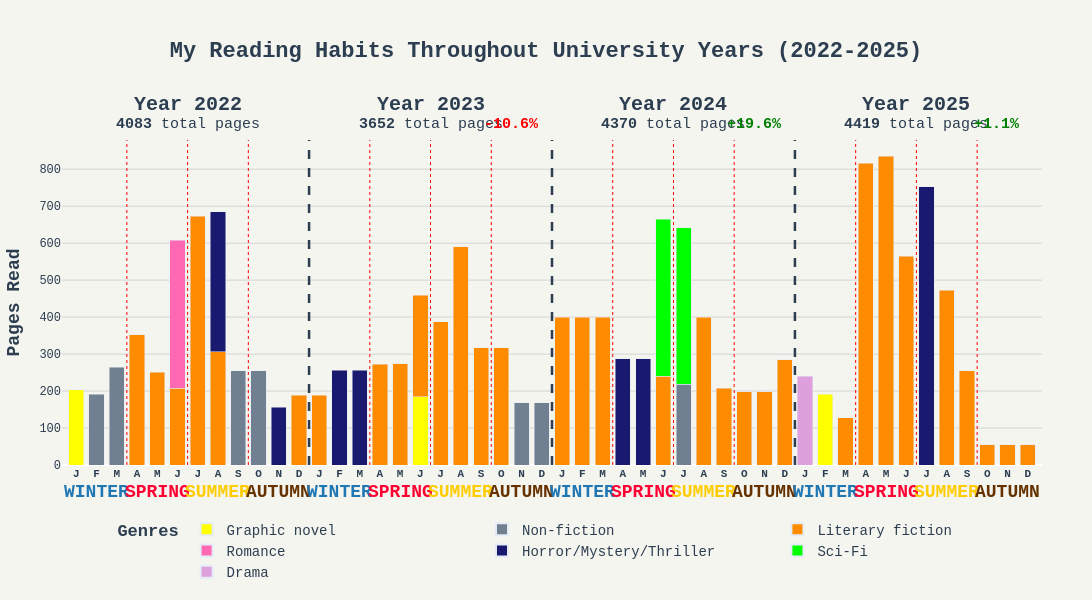

The code cell stored with this chart in its notebook:
### Markdown cell above
### A Comprehensive View of My Reading Habits Throughout University Years
In this final analysis I want to answer the last question:

**3. In which months do I read the most? Can I find some patterns?**

By doing so I want to integrate also the results from the previous charts in a comprehensive stacked bar chart. In the following graph it is possible to visualize the distribution of pages read in each month of the last four years. Inside the monthly bar different genres are distinguished by color. The navy blue dotted line represents the scansion of the years while the red one distinguishes the different seasons inside each year. This distinction allows ond to interpret the data considering the temporal period.

### Code cell
import pandas as pd
import plotly.express as px

df_full['Date'] = pd.to_datetime(df_full['Year'].astype(str) + '-' + df_full['Month'], format='%Y-%B')
df_full = df_full.sort_values('Date')
df_full['Month_Year'] = df_full['Date'].dt.strftime('%b %y')
df_full['Full_Month_Name'] = df_full['Date'].dt.strftime('%B %Y')
df_timeline = df_full.groupby(['Date', 'Month_Year', 'Full_Month_Name', 'Genre'])['Pages'].sum().reset_index()
ordered_labels = df_timeline.sort_values('Date')['Month_Year'].unique()

monthly_tot = df_timeline.groupby('Month_Year')['Pages'].transform('sum')
df_timeline['Percentage'] = (df_timeline['Pages'] / monthly_tot * 100).round(1)

df_timeline['Year_int'] = pd.to_datetime(df_timeline['Month_Year'], format='%b %y').dt.year

df_timeline = df_timeline.merge(
    df_proportions[['Year', 'Genre', 'Percentage']].rename(columns={'Percentage': 'Annual_Genre_Pct'}),
    left_on=['Year_int', 'Genre'],
    right_on=['Year', 'Genre'],
    how='left'
).drop(columns='Year')

def get_season_info(month_year_str):
    m = month_year_str.split(' ')[0]
    if m in ['Dec', 'Jan', 'Feb']: return 'WINTER', '#1f77b4'
    if m in ['Mar', 'Apr', 'May']: return 'SPRING', '#FF0033'
    if m in ['Jun', 'Jul', 'Aug']: return 'SUMMER', '#FFCC00'
    return 'AUTUMN', '#663300'

def get_month_initial_bold(month_year_str):
    return f"<b>{month_year_str[0]}</b>"

final_chart = px.bar(
    df_timeline, x="Month_Year", y="Pages", color="Genre",
    custom_data=["Full_Month_Name", "Percentage", "Genre", "Annual_Genre_Pct"],
    color_discrete_map=color_map,
    category_orders={"Month_Year": list(ordered_labels)}
)

final_chart.update_layout(
    font=dict(family="Courier New, monospace", color="#2C3E50"),
    
    xaxis=dict(
        title="",
        tickmode='array',
        tickvals=list(ordered_labels),
        ticktext=[get_month_initial_bold(m) for m in ordered_labels],
        tickangle=0,
        tickfont=dict(size=11),
        type='category'
    ),
    yaxis=dict(
        title="<b>Pages Read</b>", 
        gridcolor='lightgrey',
        tickfont=dict(color="#2C3E50"),
        title_font=dict(color="#2C3E50", size=18)
    ),
    bargap=0.25,
    
    autosize=True,
    width=1420,                 
    height=600, 
    plot_bgcolor='white',
    barmode='stack',
    
    legend=dict(
        title="<b>Genres</b>",
        orientation="h",
        entrywidth=0.3, 
        entrywidthmode="fraction", 
        y=-0.15,
        x=0.55,                 
        xanchor="center",
        font=dict(size=14),
        itemsizing='constant'
    ),
   
    margin=dict(b=110, t=80, l=60, r=40),
    hoverlabel=dict(
        bgcolor="white",
        font_size=14,
        font_family="Courier New, monospace",
        font_color="black"
    )
)

annual_stats = yearly_trend.set_index('Year')['Pages'].to_dict()
years_sorted = sorted(annual_stats.keys())
annual_delta = {}
for i, y in enumerate(years_sorted):
    if i > 0:
        prev = annual_stats[years_sorted[i-1]]
        annual_delta[y] = round((annual_stats[y] - prev) / prev * 100, 1)
    else:
        annual_delta[y] = None

for i, label in enumerate(ordered_labels):
    season_name, season_color = get_season_info(label)
    
    if i % 3 == 1: 
        final_chart.add_annotation(
            x=i, y=-0.12, yref="paper",
            text=f"<b>{season_name}</b>",
            showarrow=False, 
            font=dict(size=18, color=season_color)
        )

    if i % 3 == 0 and i > 0 and i % 12 != 0:
        final_chart.add_vline(x=i-0.5, line_width=1, line_dash="dot", line_color="red")
    
    if i % 12 == 0:
        x_pos = i - 0.5
        year_str = label.split(' ')[1] 
        year_full = int(f"20{year_str}")

        total_pages = annual_stats.get(year_full, 0)

        if i > 0:
            final_chart.add_vline(x=x_pos, line_width=2.5, line_dash="dash", line_color="#2C3E50")
        
        final_chart.add_annotation(
            x=i + 5.5, y=1.15, yref="paper",
            text=f"<b>Year {year_full}</b>",
            showarrow=False, 
            font=dict(size=20, color="#2C3E50")
        )

        delta = annual_delta.get(year_full)
        if delta is not None:
            sign = "+" if delta > 0 else ""
            delta_color = "green" if delta > 0 else "red"
        else:
            sign, delta_color = "", "#2C3E50"

        final_chart.add_annotation(
            x=i + 5.5, y=1.08, yref="paper",
            text=f"<b>{int(total_pages)}</b> total pages", 
            showarrow=False, 
            font=dict(size=15, color="#2C3E50")
        )

        if delta is not None:
            final_chart.add_annotation(
                x=i + 9.5, y=1.08, yref="paper",
                text=f"<b>{sign}{delta}%</b>",
                showarrow=False,
                font=dict(size=15, color=delta_color)
            )

final_chart.update_traces(
    hovertemplate=(
    "<b>%{customdata[0]}</b><br>"
    "<b>%{customdata[2]}</b><br>"
    "Pages: <b>%{y}</b><br>"
    "Monthly share: <b>%{customdata[1]}%</b><br>"
    "Annual share: <b>%{customdata[3]}%</b>"
    "<extra></extra>"
),
    hoverlabel=dict(
        bgcolor="#F5DEB3",      
        bordercolor="black",    
        font_size=14,           
        font_family="Courier New, monospace",
        font_color="black",
    ),
)
final_chart.update_xaxes(fixedrange=True)
final_chart.update_yaxes(fixedrange=True)

final_chart.update_layout(
    plot_bgcolor='#F5F5F0', 
    paper_bgcolor='#F5F5F0', 
)


html_layout = """
<html>
<head>
    <meta charset="utf-8" />
    <meta name="viewport" content="width=device-width, initial-scale=1.0">
    <style>
        html, body {{
            margin: 0;
            padding: 0;
            width: 100%;
            background-color: #F5F5F0;
            overflow_x: auto; 
            overflow_y: auto;
        }}
        
        .main-wrapper {{
            display: flex; 
            flex-direction: column; 
            align-items: center; 
            width: 100%; 
            min-width: 1420px;
            padding: 25px 15px; 
            box-sizing: border-box;
        }}

        .text-header {{
            text-align: center; 
            width: 1420px; 
            margin-bottom: 25px;
            box-sizing: border-box;
        }}

        .chart-container {{
            width: 1420px;
            margin: 0 auto;
            box-sizing: border-box;
        }}
    </style>
</head>
<body>
    <div class="main-wrapper">
        
        <div class="text-header">
            <h1 style="font-family: 'Courier New', monospace; font-size: 28px; color: #2C3E50; font-weight: bold; margin: 0 0 25px 0;">
                My Reading Habits Throughout University Years (2022-2025)
            </h1>

            <div style="font-family: 'Courier New', monospace; font-size: 16px; color: #2C3E50; font-weight: 500; text-align: center; line-height: 1.4; margin: 0; padding-right: 100px; padding-left: 100px;">
                An interactive <b><i>stacked bar chart</i></b> presenting an in-depth analysis of personal reading habits throughout university years.
                The data reveals a progressive <span style="color: green;"><b><i>increase</b></span> in annual reading volumes, it highlights distinct <b><i>seasonal fluctuations</i></b>, characterized by peaks during spring and summer
                and lows in autumn and winter. Finally, the visualization proves a preference for <span style="color: #FF8C00;"><b><i>Literary Fiction</b></span> which remains a constant genre across the entire timeframe.
            </div>
        </div>

        <div class="chart-container">
            {plot_div}
        </div>
        
    </div>
</body>
</html>
"""

plot_div = final_chart.to_html(full_html=False, include_plotlyjs='cdn', config={'responsive': True})


final_chart.update_layout(
    margin=dict(t=140), 
    title=dict(
        text="<b>My Reading Habits Throughout University Years (2022-2025)</b>",
        x=0.5,
        y=0.93,     
        xanchor="center",
        yanchor="top",      
        font=dict(size=22, color="#2C3E50")
    )
)

final_chart.show()

with open("My_Reading_Habits.html", "w", encoding="utf-8") as f:
    f.write(html_layout.format(plot_div=plot_div))

### Figure 1 — Plotly figure (JSON) as saved in the notebook; plotly's stock layout.template omitted (floating-point values rounded to 4 significant figures)
{"data": [{"customdata": [["January 2022", 100, "Graphic novel", 5], ["June 2023", 40.3, "Graphic novel", 5.1], ["February 2025", 100, "Graphic novel", 4.3]], "hoverlabel": {"bgcolor": "#F5DEB3", "bordercolor": "black", "font": {"color": "black", "family": "Courier New, monospace", "size": 14}}, "hovertemplate": "<b>%{customdata[0]}</b><br><b>%{customdata[2]}</b><br>Pages: <b>%{y}</b><br>Monthly share: <b>%{customdata[1]}%</b><br>Annual share: <b>%{customdata[3]}%</b><extra></extra>", "legendgroup": "Graphic novel", "marker": {"color": "#FFFF00", "pattern": {"shape": ""}}, "name": "Graphic novel", "orientation": "v", "showlegend": true, "textposition": "auto", "type": "bar", "x": ["Jan 22", "Jun 23", "Feb 25"], "xaxis": "x", "y": [204.0, 185.0, 192.0], "yaxis": "y"}, {"customdata": [["February 2022", 100, "Non-fiction", 23.7], ["March 2022", 100, "Non-fiction", 23.7], ["September 2022", 100, "Non-fiction", 23.7], ["October 2022", 100, "Non-fiction", 23.7], ["November 2023", 100, "Non-fiction", 9.2], ["December 2023", 100, "Non-fiction", 9.2], ["July 2024", 34, "Non-fiction", 5]], "hoverlabel": {"bgcolor": "#F5DEB3", "bordercolor": "black", "font": {"color": "black", "family": "Courier New, monospace", "size": 14}}, "hovertemplate": "<b>%{customdata[0]}</b><br><b>%{customdata[2]}</b><br>Pages: <b>%{y}</b><br>Monthly share: <b>%{customdata[1]}%</b><br>Annual share: <b>%{customdata[3]}%</b><extra></extra>", "legendgroup": "Non-fiction", "marker": {"color": "#708090", "pattern": {"shape": ""}}, "name": "Non-fiction", "orientation": "v", "showlegend": true, "textposition": "auto", "type": "bar", "x": ["Feb 22", "Mar 22", "Sep 22", "Oct 22", "Nov 23", "Dec 23", "Jul 24"], "xaxis": "x", "y": [192.0, 265.0, 254.5, 254.5, 168.0, 168.0, 218.0], "yaxis": "y"}, {"customdata": [["April 2022", 100, "Literary fiction", 48.5], ["May 2022", 100, "Literary fiction", 48.5], ["June 2022", 34.2, "Literary fiction", 48.5], ["July 2022", 100, "Literary fiction", 48.5], ["August 2022", 44.7, "Literary fiction", 48.5], ["December 2022", 100, "Literary fiction", 48.5], ["January 2023", 100, "Literary fiction", 71.7], ["April 2023", 100, "Literary fiction", 71.7], ["May 2023", 100, "Literary fiction", 71.7], ["June 2023", 59.7, "Literary fiction", 71.7], ["July 2023", 100, "Literary fiction", 71.7], ["August 2023", 100, "Literary fiction", 71.7], ["September 2023", 100, "Literary fiction", 71.7], ["October 2023", 100, "Literary fiction", 71.7], ["January 2024", 100, "Literary fiction", 62.4], ["February 2024", 100, "Literary fiction", 62.4], ["March 2024", 100, "Literary fiction", 62.4], ["June 2024", 36.1, "Literary fiction", 62.4], ["August 2024", 100, "Literary fiction", 62.4], ["September 2024", 100, "Literary fiction", 62.4], ["October 2024", 100, "Literary fiction", 62.4], ["November 2024", 100, "Literary fiction", 62.4], ["December 2024", 100, "Literary fiction", 62.4], ["March 2025", 100, "Literary fiction", 73.2], ["April 2025", 100, "Literary fiction", 73.2], ["May 2025", 100, "Literary fiction", 73.2], ["June 2025", 100, "Literary fiction", 73.2], ["August 2025", 100, "Literary fiction", 73.2], ["September 2025", 100, "Literary fiction", 73.2], ["October 2025", 100, "Literary fiction", 73.2], ["November 2025", 100, "Literary fiction", 73.2], ["December 2025", 100, "Literary fiction", 73.2]], "hoverlabel": {"bgcolor": "#F5DEB3", "bordercolor": "black", "font": {"color": "black", "family": "Courier New, monospace", "size": 14}}, "hovertemplate": "<b>%{customdata[0]}</b><br><b>%{customdata[2]}</b><br>Pages: <b>%{y}</b><br>Monthly share: <b>%{customdata[1]}%</b><br>Annual share: <b>%{customdata[3]}%</b><extra></extra>", "legendgroup": "Literary fiction", "marker": {"color": "#FF8C00", "pattern": {"shape": ""}}, "name": "Literary fiction", "orientation": "v", "showlegend": true, "textposition": "auto", "type": "bar", "x": ["Apr 22", "May 22", "Jun 22", "Jul 22", "Aug 22", "Dec 22", "Jan 23", "Apr 23", "May 23", "Jun 23", "Jul 23", "Aug 23", "Sep 23", "Oct 23", "Jan 24", "Feb 24", "Mar 24", "Jun 24", "Aug 24", "Sep 24", "Oct 24", "Nov 24", "Dec 24", "Mar 25", "Apr 25", "May 25", "Jun 25", "Aug 25", "Sep 25", "Oct 25", "Nov 25", "Dec 25"], "xaxis": "x", "y": [352.0, 251.0, 208.0, 673.0, 306.0, 188.5, 188.5, 272.0, 273.5, 273.5, 387.5, 590.5, 317.0, 317.0, 400.0, 400.0, 400.0, 240.0, 400.0, 208.0, 197.5, 197.5, 285.0, 128.0, 816.0, 835.0, 564.0, 473.0, 255.5, 54.5, 54.5, 54.5], "yaxis": "y"}, {"customdata": [["June 2022", 65.8, "Romance", 9.8]], "hoverlabel": {"bgcolor": "#F5DEB3", "bordercolor": "black", "font": {"color": "black", "family": "Courier New, monospace", "size": 14}}, "hovertemplate": "<b>%{customdata[0]}</b><br><b>%{customdata[2]}</b><br>Pages: <b>%{y}</b><br>Monthly share: <b>%{customdata[1]}%</b><br>Annual share: <b>%{customdata[3]}%</b><extra></extra>", "legendgroup": "Romance", "marker": {"color": "#FF69B4", "pattern": {"shape": ""}}, "name": "Romance", "orientation": "v", "showlegend": true, "textposition": "auto", "type": "bar", "x": ["Jun 22"], "xaxis": "x", "y": [400.0], "yaxis": "y"}, {"customdata": [["August 2022", 55.3, "Horror/Mystery/Thriller", 13.1], ["November 2022", 100, "Horror/Mystery/Thriller", 13.1], ["February 2023", 100, "Horror/Mystery/Thriller", 14], ["March 2023", 100, "Horror/Mystery/Thriller", 14], ["April 2024", 100, "Horror/Mystery/Thriller", 13.2], ["May 2024", 100, "Horror/Mystery/Thriller", 13.2], ["July 2025", 100, "Horror/Mystery/Thriller", 17]], "hoverlabel": {"bgcolor": "#F5DEB3", "bordercolor": "black", "font": {"color": "black", "family": "Courier New, monospace", "size": 14}}, "hovertemplate": "<b>%{customdata[0]}</b><br><b>%{customdata[2]}</b><br>Pages: <b>%{y}</b><br>Monthly share: <b>%{customdata[1]}%</b><br>Annual share: <b>%{customdata[3]}%</b><extra></extra>", "legendgroup": "Horror/Mystery/Thriller", "marker": {"color": "#191970", "pattern": {"shape": ""}}, "name": "Horror/Mystery/Thriller", "orientation": "v", "showlegend": true, "textposition": "auto", "type": "bar", "x": ["Aug 22", "Nov 22", "Feb 23", "Mar 23", "Apr 24", "May 24", "Jul 25"], "xaxis": "x", "y": [379.0, 156.0, 256.0, 256.0, 288.0, 288.0, 752.0], "yaxis": "y"}, {"customdata": [["June 2024", 63.9, "Sci-Fi", 19.4], ["July 2024", 66, "Sci-Fi", 19.4]], "hoverlabel": {"bgcolor": "#F5DEB3", "bordercolor": "black", "font": {"color": "black", "family": "Courier New, monospace", "size": 14}}, "hovertemplate": "<b>%{customdata[0]}</b><br><b>%{customdata[2]}</b><br>Pages: <b>%{y}</b><br>Monthly share: <b>%{customdata[1]}%</b><br>Annual share: <b>%{customdata[3]}%</b><extra></extra>", "legendgroup": "Sci-Fi", "marker": {"color": "#00FF00", "pattern": {"shape": ""}}, "name": "Sci-Fi", "orientation": "v", "showlegend": true, "textposition": "auto", "type": "bar", "x": ["Jun 24", "Jul 24"], "xaxis": "x", "y": [424.0, 424.0], "yaxis": "y"}, {"customdata": [["January 2025", 100, "Drama", 5.4]], "hoverlabel": {"bgcolor": "#F5DEB3", "bordercolor": "black", "font": {"color": "black", "family": "Courier New, monospace", "size": 14}}, "hovertemplate": "<b>%{customdata[0]}</b><br><b>%{customdata[2]}</b><br>Pages: <b>%{y}</b><br>Monthly share: <b>%{customdata[1]}%</b><br>Annual share: <b>%{customdata[3]}%</b><extra></extra>", "legendgroup": "Drama", "marker": {"color": "#DDA0DD", "pattern": {"shape": ""}}, "name": "Drama", "orientation": "v", "showlegend": true, "textposition": "auto", "type": "bar", "x": ["Jan 25"], "xaxis": "x", "y": [240.0], "yaxis": "y"}], "layout": {"annotations": [{"font": {"color": "#2C3E50", "size": 20}, "showarrow": false, "text": "<b>Year 2022</b>", "x": 5.5, "y": 1.15, "yref": "paper"}, {"font": {"color": "#2C3E50", "size": 15}, "showarrow": false, "text": "<b>4083</b> total pages", "x": 5.5, "y": 1.08, "yref": "paper"}, {"font": {"color": "#1f77b4", "size": 18}, "showarrow": false, "text": "<b>WINTER</b>", "x": 1, "y": -0.12, "yref": "paper"}, {"font": {"color": "#FF0033", "size": 18}, "showarrow": false, "text": "<b>SPRING</b>", "x": 4, "y": -0.12, "yref": "paper"}, {"font": {"color": "#FFCC00", "size": 18}, "showarrow": false, "text": "<b>SUMMER</b>", "x": 7, "y": -0.12, "yref": "paper"}, {"font": {"color": "#663300", "size": 18}, "showarrow": false, "text": "<b>AUTUMN</b>", "x": 10, "y": -0.12, "yref": "paper"}, {"font": {"color": "#2C3E50", "size": 20}, "showarrow": false, "text": "<b>Year 2023</b>", "x": 17.5, "y": 1.15, "yref": "paper"}, {"font": {"color": "#2C3E50", "size": 15}, "showarrow": false, "text": "<b>3652</b> total pages", "x": 17.5, "y": 1.08, "yref": "paper"}, {"font": {"color": "red", "size": 15}, "showarrow": false, "text": "<b>-10.6%</b>", "x": 21.5, "y": 1.08, "yref": "paper"}, {"font": {"color": "#1f77b4", "size": 18}, "showarrow": false, "text": "<b>WINTER</b>", "x": 13, "y": -0.12, "yref": "paper"}, {"font": {"color": "#FF0033", "size": 18}, "showarrow": false, "text": "<b>SPRING</b>", "x": 16, "y": -0.12, "yref": "paper"}, {"font": {"color": "#FFCC00", "size": 18}, "showarrow": false, "text": "<b>SUMMER</b>", "x": 19, "y": -0.12, "yref": "paper"}, {"font": {"color": "#663300", "size": 18}, "showarrow": false, "text": "<b>AUTUMN</b>", "x": 22, "y": -0.12, "yref": "paper"}, {"font": {"color": "#2C3E50", "size": 20}, "showarrow": false, "text": "<b>Year 2024</b>", "x": 29.5, "y": 1.15, "yref": "paper"}, {"font": {"color": "#2C3E50", "size": 15}, "showarrow": false, "text": "<b>4370</b> total pages", "x": 29.5, "y": 1.08, "yref": "paper"}, {"font": {"color": "green", "size": 15}, "showarrow": false, "text": "<b>+19.6%</b>", "x": 33.5, "y": 1.08, "yref": "paper"}, {"font": {"color": "#1f77b4", "size": 18}, "showarrow": false, "text": "<b>WINTER</b>", "x": 25, "y": -0.12, "yref": "paper"}, {"font": {"color": "#FF0033", "size": 18}, "showarrow": false, "text": "<b>SPRING</b>", "x": 28, "y": -0.12, "yref": "paper"}, {"font": {"color": "#FFCC00", "size": 18}, "showarrow": false, "text": "<b>SUMMER</b>", "x": 31, "y": -0.12, "yref": "paper"}, {"font": {"color": "#663300", "size": 18}, "showarrow": false, "text": "<b>AUTUMN</b>", "x": 34, "y": -0.12, "yref": "paper"}, {"font": {"color": "#2C3E50", "size": 20}, "showarrow": false, "text": "<b>Year 2025</b>", "x": 41.5, "y": 1.15, "yref": "paper"}, {"font": {"color": "#2C3E50", "size": 15}, "showarrow": false, "text": "<b>4419</b> total pages", "x": 41.5, "y": 1.08, "yref": "paper"}, {"font": {"color": "green", "size": 15}, "showarrow": false, "text": "<b>+1.1%</b>", "x": 45.5, "y": 1.08, "yref": "paper"}, {"font": {"color": "#1f77b4", "size": 18}, "showarrow": false, "text": "<b>WINTER</b>", "x": 37, "y": -0.12, "yref": "paper"}, {"font": {"color": "#FF0033", "size": 18}, "showarrow": false, "text": "<b>SPRING</b>", "x": 40, "y": -0.12, "yref": "paper"}, {"font": {"color": "#FFCC00", "size": 18}, "showarrow": false, "text": "<b>SUMMER</b>", "x": 43, "y": -0.12, "yref": "paper"}, {"font": {"color": "#663300", "size": 18}, "showarrow": false, "text": "<b>AUTUMN</b>", "x": 46, "y": -0.12, "yref": "paper"}], "autosize": true, "bargap": 0.25, "barmode": "stack", "font": {"color": "#2C3E50", "family": "Courier New, monospace"}, "height": 600, "hoverlabel": {"bgcolor": "white", "font": {"color": "black", "family": "Courier New, monospace", "size": 14}}, "legend": {"entrywidth": 0.3, "entrywidthmode": "fraction", "font": {"size": 14}, "itemsizing": "constant", "orientation": "h", "title": {"text": "<b>Genres</b>"}, "tracegroupgap": 0, "x": 0.55, "xanchor": "center", "y": -0.15}, "margin": {"b": 110, "l": 60, "r": 40, "t": 140}, "paper_bgcolor": "#F5F5F0", "plot_bgcolor": "#F5F5F0", "shapes": [{"line": {"color": "red", "dash": "dot", "width": 1}, "type": "line", "x0": 2.5, "x1": 2.5, "xref": "x", "y0": 0, "y1": 1, "yref": "y domain"}, {"line": {"color": "red", "dash": "dot", "width": 1}, "type": "line", "x0": 5.5, "x1": 5.5, "xref": "x", "y0": 0, "y1": 1, "yref": "y domain"}, {"line": {"color": "red", "dash": "dot", "width": 1}, "type": "line", "x0": 8.5, "x1": 8.5, "xref": "x", "y0": 0, "y1": 1, "yref": "y domain"}, {"line": {"color": "#2C3E50", "dash": "dash", "width": 2.5}, "type": "line", "x0": 11.5, "x1": 11.5, "xref": "x", "y0": 0, "y1": 1, "yref": "y domain"}, {"line": {"color": "red", "dash": "dot", "width": 1}, "type": "line", "x0": 14.5, "x1": 14.5, "xref": "x", "y0": 0, "y1": 1, "yref": "y domain"}, {"line": {"color": "red", "dash": "dot", "width": 1}, "type": "line", "x0": 17.5, "x1": 17.5, "xref": "x", "y0": 0, "y1": 1, "yref": "y domain"}, {"line": {"color": "red", "dash": "dot", "width": 1}, "type": "line", "x0": 20.5, "x1": 20.5, "xref": "x", "y0": 0, "y1": 1, "yref": "y domain"}, {"line": {"color": "#2C3E50", "dash": "dash", "width": 2.5}, "type": "line", "x0": 23.5, "x1": 23.5, "xref": "x", "y0": 0, "y1": 1, "yref": "y domain"}, {"line": {"color": "red", "dash": "dot", "width": 1}, "type": "line", "x0": 26.5, "x1": 26.5, "xref": "x", "y0": 0, "y1": 1, "yref": "y domain"}, {"line": {"color": "red", "dash": "dot", "width": 1}, "type": "line", "x0": 29.5, "x1": 29.5, "xref": "x", "y0": 0, "y1": 1, "yref": "y domain"}, {"line": {"color": "red", "dash": "dot", "width": 1}, "type": "line", "x0": 32.5, "x1": 32.5, "xref": "x", "y0": 0, "y1": 1, "yref": "y domain"}, {"line": {"color": "#2C3E50", "dash": "dash", "width": 2.5}, "type": "line", "x0": 35.5, "x1": 35.5, "xref": "x", "y0": 0, "y1": 1, "yref": "y domain"}, {"line": {"color": "red", "dash": "dot", "width": 1}, "type": "line", "x0": 38.5, "x1": 38.5, "xref": "x", "y0": 0, "y1": 1, "yref": "y domain"}, {"line": {"color": "red", "dash": "dot", "width": 1}, "type": "line", "x0": 41.5, "x1": 41.5, "xref": "x", "y0": 0, "y1": 1, "yref": "y domain"}, {"line": {"color": "red", "dash": "dot", "width": 1}, "type": "line", "x0": 44.5, "x1": 44.5, "xref": "x", "y0": 0, "y1": 1, "yref": "y domain"}], "title": {"font": {"color": "#2C3E50", "size": 22}, "text": "<b>My Reading Habits Throughout University Years (2022-2025)</b>", "x": 0.5, "xanchor": "center", "y": 0.93, "yanchor": "top"}, "width": 1420, "xaxis": {"anchor": "y", "categoryarray": ["Jan 22", "Feb 22", "Mar 22", "Apr 22", "May 22", "Jun 22", "Jul 22", "Aug 22", "Sep 22", "Oct 22", "Nov 22", "Dec 22", "Jan 23", "Feb 23", "Mar 23", "Apr 23", "May 23", "Jun 23", "Jul 23", "Aug 23", "Sep 23", "Oct 23", "Nov 23", "Dec 23", "Jan 24", "Feb 24", "Mar 24", "Apr 24", "May 24", "Jun 24", "Jul 24", "Aug 24", "Sep 24", "Oct 24", "Nov 24", "Dec 24", "Jan 25", "Feb 25", "Mar 25", "Apr 25", "May 25", "Jun 25", "Jul 25", "Aug 25", "Sep 25", "Oct 25", "Nov 25", "Dec 25"], "categoryorder": "array", "domain": [0, 1], "fixedrange": true, "tickangle": 0, "tickfont": {"size": 11}, "tickmode": "array", "ticktext": ["<b>J</b>", "<b>F</b>", "<b>M</b>", "<b>A</b>", "<b>M</b>", "<b>J</b>", "<b>J</b>", "<b>A</b>", "<b>S</b>", "<b>O</b>", "<b>N</b>", "<b>D</b>", "<b>J</b>", "<b>F</b>", "<b>M</b>", "<b>A</b>", "<b>M</b>", "<b>J</b>", "<b>J</b>", "<b>A</b>", "<b>S</b>", "<b>O</b>", "<b>N</b>", "<b>D</b>", "<b>J</b>", "<b>F</b>", "<b>M</b>", "<b>A</b>", "<b>M</b>", "<b>J</b>", "<b>J</b>", "<b>A</b>", "<b>S</b>", "<b>O</b>", "<b>N</b>", "<b>D</b>", "<b>J</b>", "<b>F</b>", "<b>M</b>", "<b>A</b>", "<b>M</b>", "<b>J</b>", "<b>J</b>", "<b>A</b>", "<b>S</b>", "<b>O</b>", "<b>N</b>", "<b>D</b>"], "tickvals": ["Jan 22", "Feb 22", "Mar 22", "Apr 22", "May 22", "Jun 22", "Jul 22", "Aug 22", "Sep 22", "Oct 22", "Nov 22", "Dec 22", "Jan 23", "Feb 23", "Mar 23", "Apr 23", "May 23", "Jun 23", "Jul 23", "Aug 23", "Sep 23", "Oct 23", "Nov 23", "Dec 23", "Jan 24", "Feb 24", "Mar 24", "Apr 24", "May 24", "Jun 24", "Jul 24", "Aug 24", "Sep 24", "Oct 24", "Nov 24", "Dec 24", "Jan 25", "Feb 25", "Mar 25", "Apr 25", "May 25", "Jun 25", "Jul 25", "Aug 25", "Sep 25", "Oct 25", "Nov 25", "Dec 25"], "title": {"text": ""}, "type": "category"}, "yaxis": {"anchor": "x", "domain": [0, 1], "fixedrange": true, "gridcolor": "lightgrey", "tickfont": {"color": "#2C3E50"}, "title": {"font": {"color": "#2C3E50", "size": 18}, "text": "<b>Pages Read</b>"}}}}
